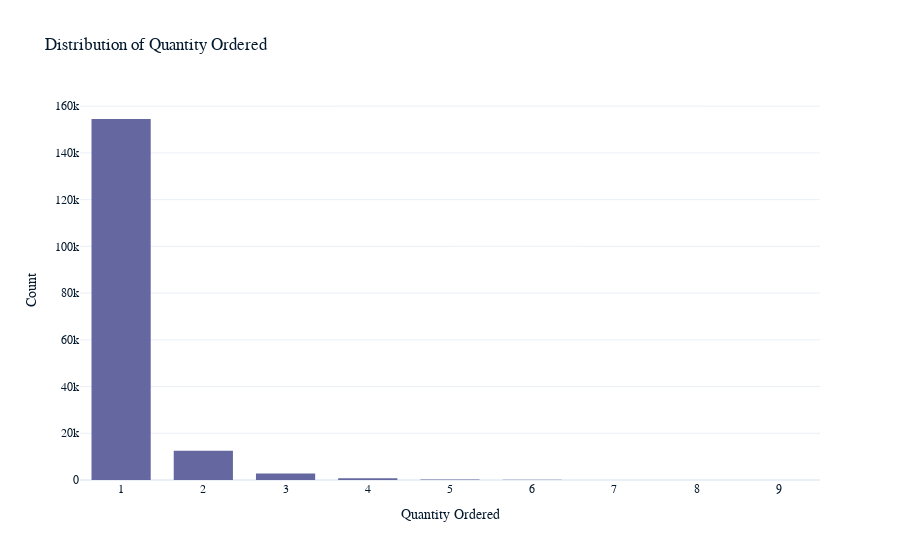

The notebook cell saved with this chart:
### Code cell
# Create the histogram using Plotly Express
quantity_df = clean_data.select('quantity_ordered').toPandas()

fig = px.histogram(
    quantity_df,
    x="quantity_ordered",
    nbins=10,  # Number of bins in the histogram
    title="Distribution of Quantity Ordered",
    labels={"quantity_ordered": "Quantity Ordered"}
)

# Customize the layout (optional)
fig.update_layout(
    xaxis_title="Quantity Ordered",
    yaxis_title="Count",
    bargap=0.2,
    bargroupgap=0.1
)

# Show the plot
fig.show()

### Figure 1 — Plotly figure (JSON) as saved in the notebook; plotly's stock layout.template omitted (floating-point values rounded to 4 significant figures; data arrays with more than 128 entries replaced by an {"elided": "..."} marker saying what was removed)
{"data": [{"alignmentgroup": "True", "bingroup": "x", "hovertemplate": "Quantity Ordered=%{x}<br>count=%{y}<extra></extra>", "legendgroup": "", "marker": {"color": "#6568a0", "pattern": {"shape": ""}}, "name": "", "nbinsx": 10, "offsetgroup": "", "orientation": "v", "showlegend": false, "type": "histogram", "x": {"elided": "170921 int values"}, "xaxis": "x", "yaxis": "y"}], "layout": {"bargap": 0.2, "bargroupgap": 0.1, "barmode": "relative", "legend": {"tracegroupgap": 0}, "title": {"text": "Distribution of Quantity Ordered"}, "xaxis": {"anchor": "y", "domain": [0, 1], "title": {"text": "Quantity Ordered"}}, "yaxis": {"anchor": "x", "domain": [0, 1], "title": {"text": "Count"}}}}
